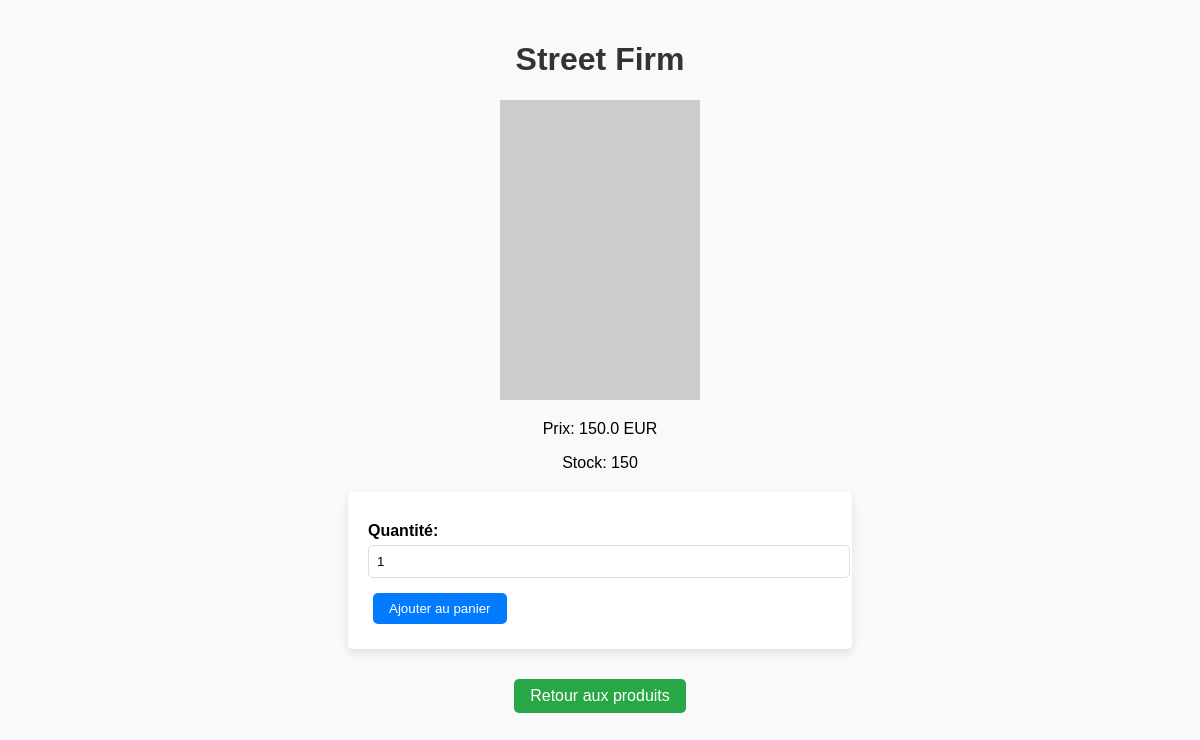
Before: /product/4 with the older database file.
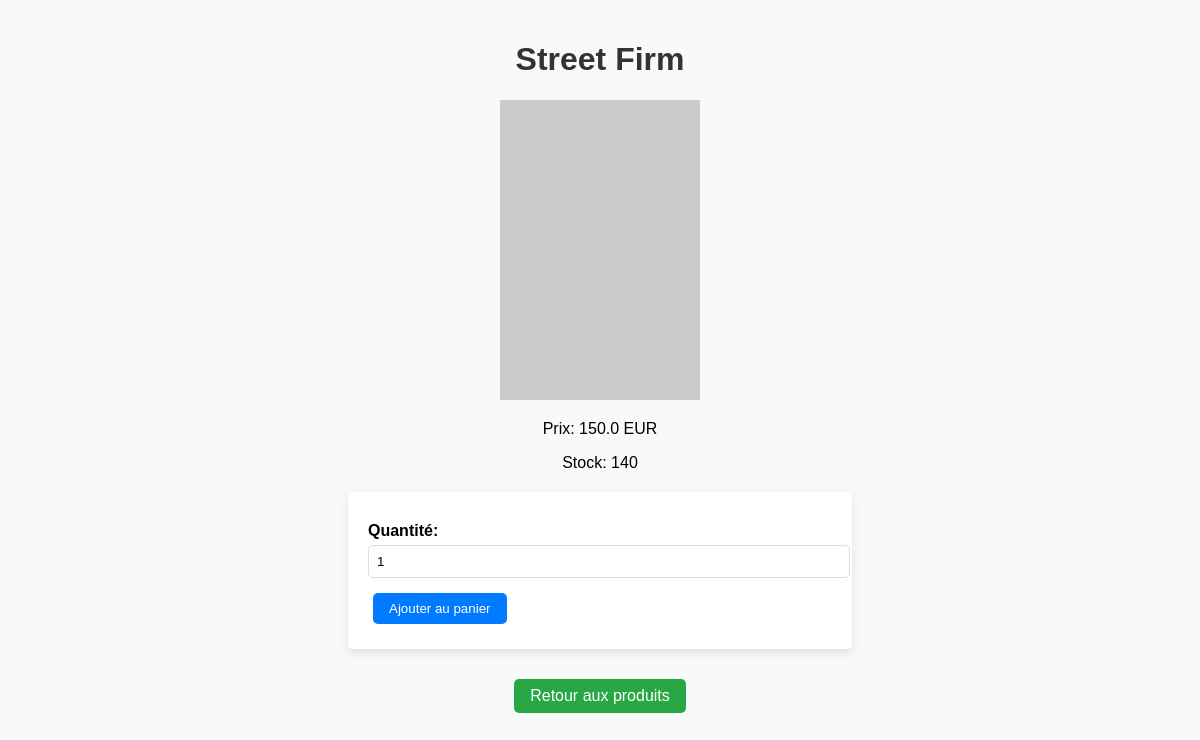
After: the same page with the newer database file.
### tables this page shows
CREATE TABLE products (
            id INTEGER PRIMARY KEY,
            name TEXT NOT NULL,
            price REAL NOT NULL,
            stock INTEGER NOT NULL,
            image_url TEXT
        );

### app.py (the view)
@app.route("/product/<int:product_id>")
def product_detail(product_id):
    db = get_db()
    product = db.execute(
        "SELECT * FROM products WHERE id = ?", (product_id,)
    ).fetchone()
    if not product:
        return "Produit non trouvé", 404  # Handle missing product gracefully
    return render_template("product_detail.html", product=product)

### app.py (called while the page is built)
def get_db():
    conn = sqlite3.connect("database.db")  # Ensure this is your actual DB file
    conn.row_factory = sqlite3.Row  # Enable dictionary-like access
    return conn

### templates/product_detail.html (shortened to what this page needs)
<!DOCTYPE html>
<html lang="fr">
<head>
    <link rel="stylesheet" href="{{ url_for('static', filename='styles.css') }}" />
</head>
<body>
    <h1>{{ product.name }}</h1>
    <img src="{{ product.image_url }}" alt="{{ product.name }}" class="product-image"/>
    <p>Prix: {{ product.price }} EUR</p>
    <p>Stock: {{ product.stock }}</p>
    <form onsubmit="addToCart(event)">
        <label for="quantity">Quantité:</label>
        <input type="number" id="quantity" name="quantity" min="1" max="{{ product.stock }}" value="1" required>
        <button type="submit">Ajouter au panier</button>
    </form>
    <a href="{{ url_for('index_user') }}" class="back-link">Retour aux produits</a>
</body>
</html>

Changed rows visible on the page:
changed products "Street Firm": stock "150" → "140"
